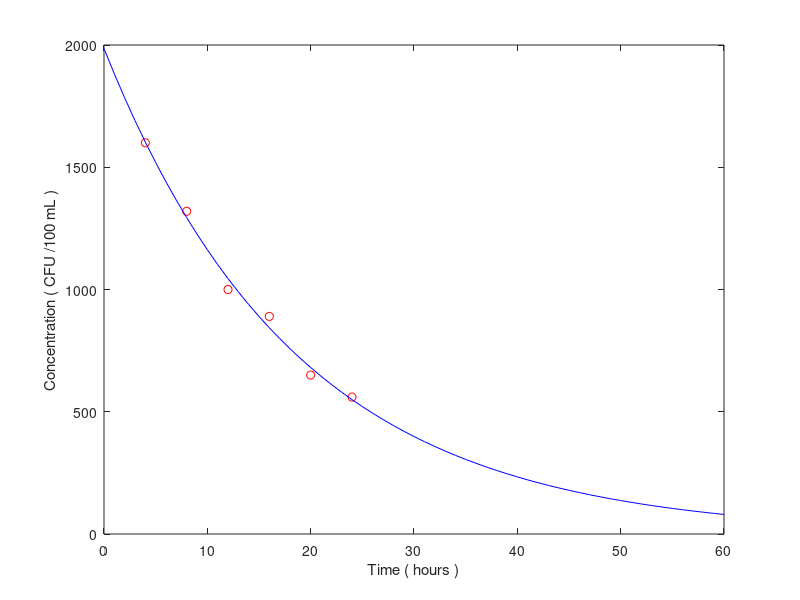

The MATLAB source for this figure:
t =[4 8 12 16 20 24]
C =[1600 1320 1000 890 650 560]
Ctilde = log ( C )
slope_intercept = polyfit (t , Ctilde ,1)
slope = slope_intercept (1)
intercept = slope_intercept (2)
tnew =0:60;
plot (t ,C , ' ro ' , tnew , exp ( intercept )* exp ( slope * tnew ) , 'b ')
xlabel ( ' Time ( hours ) ')
ylabel ( ' Concentration ( CFU /100 mL ) ')
